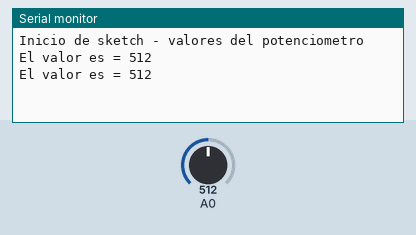
Simulated run of this sketch. Board: Arduino Uno, built with avr-gcc and run on an emulated ATmega328P. Shown: the last lines printed to the serial monitor. The inputs (shaded band) are chosen by the test bench; at power-on: A0 = 512.

Above: at 1.8 s.
1.9 s: A0 set to 716
At 2.8 s:
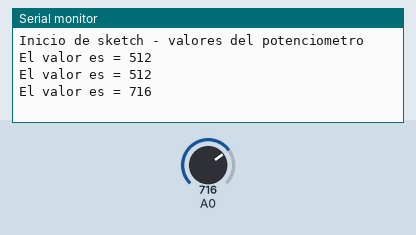
3.4 s: A0 set to 900
At 4.8 s:
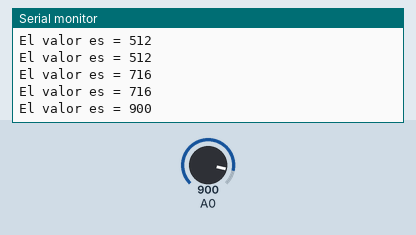
Timing chart, 0 to 6.4 s (numbered marks = the images above; inputs shaded):
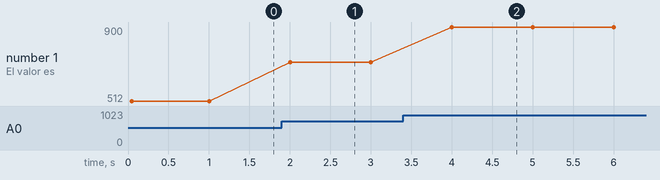

The sketch:

servo3.ino
```cpp
int valor;		//variable que almacena la lectura analógica raw

void setup()
{
  //Inicializamos la comunicación serial
  Serial.begin(9600);

  //Escribimos por el monitor serie mensaje de inicio
  Serial.println("Inicio de sketch - valores del potenciometro");
}

void loop()
{
  // leemos del pin A0 valor
  valor = analogRead(A0);

  //Imprimimos por el monitor serie
  Serial.print("El valor es = ");
  Serial.println(valor);
  delay(1000);
}
```

Measured:
- after the input at 1.9 s, the serial monitor: prints a new line after 0.10 s (image 1)
- after the input at 3.4 s, the serial monitor: prints a new line after 0.60 s (image 2)
- plotted number 1: 512 → 716 after the input at 1.9 s, 716 → 900 after the input at 3.4 s
